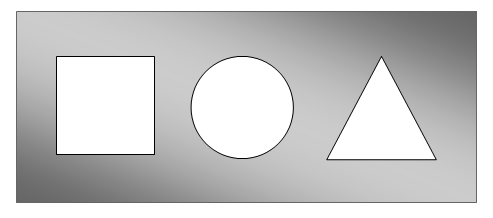
#> input picture Lane_and_object_detection/Shape_detection/all_three.png, 493 x 218 px
$ python Shape_1.py   (Python 2 division)   (older library calls are emulated)
#> lines starting #> are read from the running program, lines starting #| are printed output that depends on the picture; after the words box and inside, x2 and y2 are one past the last pixel; in counts of white or black regions, pixels touching at a corner belong together
import numpy as np
import cv2

img = cv2.imread('all_three.png')
#> img is the input picture: shape (218, 493, 3); min 0, max 255, mean 202.8
gray = cv2.imread('all_three.png',0)
#> gray: shape (218, 493); min 0, max 255, mean 202.8

_,thresh = cv2.threshold(gray,220,255,1)
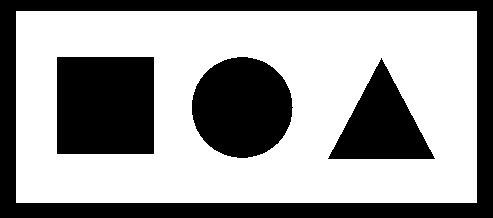
#> thresh: shape (218, 493); 61.2% white; 4 black regions
cv2.imshow('img-0',thresh)
_,contours,h = cv2.findContours(thresh,1,2)
#> contours = 4 contours; box (x1, y1, x2, y2) and area: (16, 11, 477, 203) 87860, (56, 56, 155, 155) 9602, (191, 56, 294, 159) 8094, (327, 57, 436, 160) 5560; h = [[1, -1, -1, -1], [2, 0, -1, -1], [3, 1, -1, -1], [-1, 2, -1, -1]]

for cnt in contours:
    epsilon = 0.01*cv2.arcLength(cnt,True)
    approx = cv2.approxPolyDP(cnt,epsilon,True)
    print  len( approx)
#> this loop made 4 passes
#> (epsilon, approx) on passes 1, 3, 4: (3.56, [[381, 57], [434, 159], [327, 158]]), (3.9, [[56, 57], [153, 56], [154, 153], [57, 154]]), (13.02, [[16, 11], [16, 202], [476, 202], [476, 11]])
#> epsilon on pass 2: 3.37
#| 3
#| 14
#| 4
#| 4

cv2.imshow('img',thresh)
cv2.imshow('img_1',img)
cv2.waitKey(0)
cv2.destroyAllWindows()
